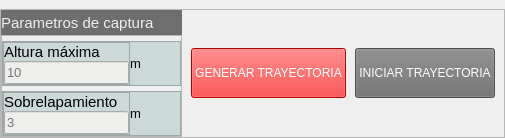
                          <widget class="QWidget" name="page_4">
                           <property name="maximumSize">
                            <size>
                             <width>16777215</width>
                             <height>16777215</height>
                            </size>
                           </property>
                           <layout class="QHBoxLayout" name="horizontalLayout_67">
                            <property name="spacing">
                             <number>0</number>
                            </property>
                            <property name="leftMargin">
                             <number>0</number>
                            </property>
                            <property name="topMargin">
                             <number>9</number>
                            </property>
                            <property name="rightMargin">
                             <number>0</number>
                            </property>
                            <property name="bottomMargin">
                             <number>0</number>
                            </property>
                            <item>
                             <widget class="QFrame" name="frame_39">
                              <property name="maximumSize">
                               <size>
                                <width>16777215</width>
                                <height>16777215</height>
                               </size>
                              </property>
                              <property name="frameShape">
                               <enum>QFrame::StyledPanel</enum>
                              </property>
                              <property name="frameShadow">
                               <enum>QFrame::Raised</enum>
                              </property>
                              <layout class="QHBoxLayout" name="horizontalLayout_70">
                               <property name="spacing">
                                <number>0</number>
                               </property>
                               <property name="leftMargin">
                                <number>0</number>
                               </property>
                               <property name="topMargin">
                                <number>0</number>
                               </property>
                               <property name="rightMargin">
                                <number>0</number>
                               </property>
                               <property name="bottomMargin">
                                <number>0</number>
                               </property>
                               <item>
                                <widget class="QWidget" name="widget_39" native="true">
                                 <property name="maximumSize">
                                  <size>
                                   <width>280</width>
                                   <height>16777215</height>
                                  </size>
                                 </property>
                                 <layout class="QVBoxLayout" name="verticalLayout_26">
                                  <property name="spacing">
                                   <number>0</number>
                                  </property>
                                  <property name="leftMargin">
                                   <number>0</number>
                                  </property>
                                  <property name="topMargin">
                                   <number>0</number>
                                  </property>
                                  <property name="rightMargin">
                                   <number>0</number>
                                  </property>
                                  <property name="bottomMargin">
                                   <number>0</number>
                                  </property>
                                  <item>
                                   <widget class="QLabel" name="vision_field_label_9">
                                    <property name="minimumSize">
                                     <size>
                                      <width>0</width>
                                      <height>25</height>
                                     </size>
                                    </property>
                                    <property name="maximumSize">
                                     <size>
                                      <width>16777215</width>
                                      <height>25</height>
                                     </size>
                                    </property>
                                    <property name="font">
                                     <font>
                                      <pointsize>11</pointsize>
                                     </font>
                                    </property>
                                    <property name="styleSheet">
                                     <string notr="true">background-color: rgb(111, 110, 110);
color: rgb(238, 238, 236);</string>
                                    </property>
                                    <property name="text">
                                     <string>Parametros de captura</string>
                                    </property>
                                   </widget>
                                  </item>
                                  <item>
                                   <widget class="QFrame" name="frame_17">
                                    <property name="frameShape">
                                     <enum>QFrame::StyledPanel</enum>
                                    </property>
                                    <property name="frameShadow">
                                     <enum>QFrame::Raised</enum>
                                    </property>
                                    <layout class="QVBoxLayout" name="verticalLayout_47">
                                     <property name="spacing">
                                      <number>5</number>
                                     </property>
                                     <property name="leftMargin">
                                      <number>0</number>
                                     </property>
                                     <property name="topMargin">
                                      <number>5</number>
                                     </property>
                                     <property name="rightMargin">
                                      <number>0</number>
                                     </property>
                                     <property name="bottomMargin">
                                      <number>0</number>
                                     </property>
                                     <item>
                                      <widget class="QFrame" name="maxHeight_3">
                                       <property name="maximumSize">
                                        <size>
                                         <width>16777215</width>
                                         <height>50</height>
                                        </size>
                                       </property>
                                       <property name="styleSheet">
                                        <string notr="true">background-color: rgb(203, 218, 216);</string>
                                       </property>
                                       <property name="frameShape">
                                        <enum>QFrame::StyledPanel</enum>
                                       </property>
                                       <property name="frameShadow">
                                        <enum>QFrame::Raised</enum>
                                       </property>
                                       <layout class="QHBoxLayout" name="horizontalLayout_99">
                                        <property name="spacing">
                                         <number>0</number>
                                        </property>
                                        <property name="leftMargin">
                                         <number>0</number>
                                        </property>
                                        <property name="topMargin">
                                         <number>0</number>
                                        </property>
                                        <property name="rightMargin">
                                         <number>0</number>
                                        </property>
                                        <property name="bottomMargin">
                                         <number>0</number>
                                        </property>
                                        <item>
                                         <widget class="QFrame" name="maxHeight_4">
                                          <property name="frameShape">
                                           <enum>QFrame::StyledPanel</enum>
                                          </property>
                                          <property name="frameShadow">
                                           <enum>QFrame::Raised</enum>
                                          </property>
                                          <layout class="QVBoxLayout" name="verticalLayout_127">
                                           <property name="spacing">
                                            <number>0</number>
                                           </property>
                                           <property name="leftMargin">
                                            <number>0</number>
                                           </property>
                                           <property name="topMargin">
                                            <number>0</number>
                                           </property>
                                           <property name="rightMargin">
                                            <number>0</number>
                                           </property>
                                           <property name="bottomMargin">
                                            <number>0</number>
                                           </property>
                                           <item>
                                            <widget class="QLabel" name="max_height_label_4">
                                             <property name="font">
                                              <font>
                                               <pointsize>11</pointsize>
                                              </font>
                                             </property>
                                             <property name="styleSheet">
                                              <string notr="true">color: rgb(0, 0, 0);</string>
                                             </property>
                                             <property name="text">
                                              <string>Altura máxima</string>
                                             </property>
                                            </widget>
                                           </item>
                                           <item>
                                            <widget class="QLineEdit" name="max_height_text">
                                             <property name="font">
                                              <font>
                                               <pointsize>10</pointsize>
                                              </font>
                                             </property>
                                             <property name="styleSheet">
                                              <string notr="true">background-color: rgb(238, 238, 236);</string>
                                             </property>
                                             <property name="placeholderText">
                                              <string>10</string>
                                             </property>
                                            </widget>
                                           </item>
                                          </layout>
                                         </widget>
                                        </item>
                                        <item>
                                         <widget class="QLabel" name="max_speed_label_3">
                                          <property name="sizePolicy">
                                           <sizepolicy hsizetype="Preferred" vsizetype="Preferred">
                                            <horstretch>0</horstretch>
                                            <verstretch>0</verstretch>
                                           </sizepolicy>
                                          </property>
                                          <property name="minimumSize">
                                           <size>
                                            <width>50</width>
                                            <height>0</height>
                                           </size>
                                          </property>
                                          <property name="font">
                                           <font>
                                            <pointsize>10</pointsize>
                                           </font>
                                          </property>
                                          <property name="styleSheet">
                                           <string notr="true">color: rgb(0, 0, 0);</string>
                                          </property>
                                          <property name="text">
                                           <string>m</string>
                                          </property>
                                         </widget>
                                        </item>
                                       </layout>
                                      </widget>
                                     </item>
                                     <item>
                                      <widget class="QFrame" name="overlap_3">
                                       <property name="maximumSize">
                                        <size>
                                         <width>16777215</width>
                                         <height>50</height>
                                        </size>
                                       </property>
                                       <property name="styleSheet">
                                        <string notr="true">background-color: rgb(203, 218, 216);</string>
                                       </property>
                                       <property name="frameShape">
                                        <enum>QFrame::StyledPanel</enum>
                                       </property>
                                       <property name="frameShadow">
                                        <enum>QFrame::Raised</enum>
                                       </property>
                                       <layout class="QHBoxLayout" name="horizontalLayout_92">
                                        <property name="spacing">
                                         <number>0</number>
                                        </property>
                                        <property name="leftMargin">
                                         <number>0</number>
                                        </property>
                                        <property name="topMargin">
                                         <number>0</number>
                                        </property>
                                        <property name="rightMargin">
                                         <number>0</number>
                                        </property>
                                        <property name="bottomMargin">
                                         <number>0</number>
                                        </property>
                                        <item>
                                         <widget class="QFrame" name="overlap_4">
                                          <property name="frameShape">
                                           <enum>QFrame::StyledPanel</enum>
                                          </property>
                                          <property name="frameShadow">
                                           <enum>QFrame::Raised</enum>
                                          </property>
                                          <layout class="QVBoxLayout" name="verticalLayout_126">
                                           <property name="spacing">
                                            <number>0</number>
                                           </property>
                                           <property name="leftMargin">
                                            <number>0</number>
                                           </property>
                                           <property name="topMargin">
                                            <number>0</number>
                                           </property>
                                           <property name="rightMargin">
                                            <number>0</number>
                                           </property>
                                           <property name="bottomMargin">
                                            <number>0</number>
                                           </property>
                                           <item>
                                            <widget class="QLabel" name="label_17">
                                             <property name="font">
                                              <font>
                                               <pointsize>11</pointsize>
                                              </font>
                                             </property>
                                             <property name="styleSheet">
                                              <string notr="true">color: rgb(0, 0, 0);</string>
                                             </property>
                                             <property name="text">
                                              <string>Sobrelapamiento</string>
                                             </property>
                                            </widget>
                                           </item>
                                           <item>
                                            <widget class="QLineEdit" name="overlap_text">
                                             <property name="font">
                                              <font>
                                               <pointsize>10</pointsize>
                                              </font>
                                             </property>
                                             <property name="styleSheet">
                                              <string notr="true">background-color: rgb(238, 238, 236);</string>
                                             </property>
                                             <property name="placeholderText">
                                              <string>3</string>
                                             </property>
                                            </widget>
                                           </item>
                                          </layout>
                                         </widget>
                                        </item>
                                        <item>
                                         <widget class="QLabel" name="label_148">
                                          <property name="minimumSize">
                                           <size>
                                            <width>50</width>
                                            <height>0</height>
                                           </size>
                                          </property>
                                          <property name="font">
                                           <font>
                                            <pointsize>10</pointsize>
                                           </font>
                                          </property>
                                          <property name="styleSheet">
                                           <string notr="true">color: rgb(0, 0, 0);</string>
                                          </property>
                                          <property name="text">
                                           <string>m</string>
                                          </property>
                                         </widget>
                                        </item>
                                       </layout>
                                      </widget>
                                     </item>
                                    </layout>
                                   </widget>
                                  </item>
                                 </layout>
                                </widget>
                               </item>
                               <item>
                                <widget class="QWidget" name="widget_46" native="true">
                                 <layout class="QHBoxLayout" name="horizontalLayout_66">
                                  <property name="spacing">
                                   <number>9</number>
                                  </property>
                                  <item>
                                   <widget class="QPushButton" name="generarTrayectBtn">
                                    <property name="minimumSize">
                                     <size>
                                      <width>0</width>
                                      <height>50</height>
                                     </size>
                                    </property>
                                    <property name="maximumSize">
                                     <size>
                                      <width>250</width>
                                      <height>16777215</height>
                                     </size>
                                    </property>
                                    <property name="cursor">
                                     <cursorShape>PointingHandCursor</cursorShape>
                                    </property>
                                    <property name="styleSheet">
                                     <string notr="true">color: rgb(255, 255, 255);
background-color: rgb(255, 0, 0);</string>
                                    </property>
                                    <property name="text">
                                     <string>GENERAR TRAYECTORIA</string>
                                    </property>
                                   </widget>
                                  </item>
                                  <item>
                                   <widget class="QPushButton" name="iniciarTrayectBtn">
                                    <property name="minimumSize">
                                     <size>
                                      <width>0</width>
                                      <height>50</height>
                                     </size>
                                    </property>
                                    <property name="maximumSize">
                                     <size>
                                      <width>250</width>
                                      <height>16777215</height>
                                     </size>
                                    </property>
                                    <property name="cursor">
                                     <cursorShape>PointingHandCursor</cursorShape>
                                    </property>
                                    <property name="styleSheet">
                                     <string notr="true">color: rgb(255, 255, 255);
background-color: rgb(111, 110, 110);</string>
                                    </property>
                                    <property name="text">
                                     <string>INICIAR TRAYECTORIA</string>
                                    </property>
                                   </widget>
                                  </item>
                                 </layout>
                                </widget>
                               </item>
                              </layout>
                             </widget>
                            </item>
                           </layout>
                          </widget>
